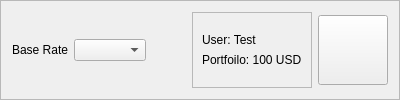
               <widget class="QFrame" name="header_frame">
                <property name="minimumSize">
                 <size>
                  <width>0</width>
                  <height>70</height>
                 </size>
                </property>
                <property name="maximumSize">
                 <size>
                  <width>16777215</width>
                  <height>100</height>
                 </size>
                </property>
                <property name="frameShape">
                 <enum>QFrame::StyledPanel</enum>
                </property>
                <property name="frameShadow">
                 <enum>QFrame::Raised</enum>
                </property>
                <layout class="QHBoxLayout" name="horizontalLayout_24">
                 <item>
                  <widget class="QLabel" name="lbl_base_rate">
                   <property name="text">
                    <string>Base Rate</string>
                   </property>
                  </widget>
                 </item>
                 <item>
                  <widget class="QComboBox" name="cb_base_currency"/>
                 </item>
                 <item>
                  <spacer name="horizontalSpacer_24">
                   <property name="orientation">
                    <enum>Qt::Horizontal</enum>
                   </property>
                   <property name="sizeHint" stdset="0">
                    <size>
                     <width>40</width>
                     <height>20</height>
                    </size>
                   </property>
                  </spacer>
                 </item>
                 <item>
                  <widget class="QFrame" name="user_lbl_frame">
                   <property name="sizePolicy">
                    <sizepolicy hsizetype="Preferred" vsizetype="Preferred">
                     <horstretch>0</horstretch>
                     <verstretch>0</verstretch>
                    </sizepolicy>
                   </property>
                   <property name="frameShape">
                    <enum>QFrame::StyledPanel</enum>
                   </property>
                   <property name="frameShadow">
                    <enum>QFrame::Raised</enum>
                   </property>
                   <layout class="QVBoxLayout" name="verticalLayout_52">
                    <item>
                     <spacer name="v_spacer_3">
                      <property name="orientation">
                       <enum>Qt::Vertical</enum>
                      </property>
                      <property name="sizeHint" stdset="0">
                       <size>
                        <width>20</width>
                        <height>40</height>
                       </size>
                      </property>
                     </spacer>
                    </item>
                    <item>
                     <widget class="QLabel" name="user_info_lbl">
                      <property name="text">
                       <string>User: Test</string>
                      </property>
                     </widget>
                    </item>
                    <item>
                     <widget class="QLabel" name="portfoilo_lbl">
                      <property name="text">
                       <string>Portfoilo: 100 USD</string>
                      </property>
                     </widget>
                    </item>
                    <item>
                     <spacer name="v_spacer_4">
                      <property name="orientation">
                       <enum>Qt::Vertical</enum>
                      </property>
                      <property name="sizeHint" stdset="0">
                       <size>
                        <width>20</width>
                        <height>40</height>
                       </size>
                      </property>
                     </spacer>
                    </item>
                   </layout>
                  </widget>
                 </item>
                 <item>
                  <widget class="QToolButton" name="profile_button">
                   <property name="sizePolicy">
                    <sizepolicy hsizetype="Preferred" vsizetype="Preferred">
                     <horstretch>0</horstretch>
                     <verstretch>0</verstretch>
                    </sizepolicy>
                   </property>
                   <property name="minimumSize">
                    <size>
                     <width>70</width>
                     <height>70</height>
                    </size>
                   </property>
                   <property name="maximumSize">
                    <size>
                     <width>70</width>
                     <height>70</height>
                    </size>
                   </property>
                   <property name="text">
                    <string/>
                   </property>
                  </widget>
                 </item>
                </layout>
               </widget>
